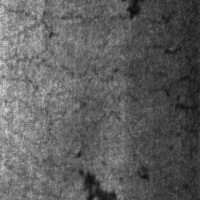
#> input picture data/raw/NEU-DET/train/images/crazing/crazing_104.jpg, 200 x 200 px; its folder holds only this picture in this run
$ jupyter execute --allow-errors 01-data_exploration.ipynb   (older library calls are emulated)
#> lines starting #> are read from the running program, lines starting #| are printed output that depends on the picture; long printed decimals are rounded
[cell 1]
import os
import cv2
import numpy as np
import pandas as pd

import matplotlib.pyplot as plt
import seaborn as sns

from pathlib import Path
from collections import Counter

plt.style.use("ggplot")

print("Libraries Loaded")

[cell 2]
TRAIN_DIR = "../data/raw/NEU-DET/train/images"
VAL_DIR = "../data/raw/NEU-DET/validation/images"

classes = sorted([
    d for d in os.listdir(TRAIN_DIR)
    if os.path.isdir(os.path.join(TRAIN_DIR, d))
])

print(classes)

[cell 3]
train_counts = {}
val_counts = {}

for cls in classes:

    train_path = os.path.join(TRAIN_DIR, cls)
    val_path = os.path.join(VAL_DIR, cls)

    train_counts[cls] = len([
        f for f in os.listdir(train_path)
        if f.endswith(".jpg")
    ])

    val_counts[cls] = len([
        f for f in os.listdir(val_path)
        if f.endswith(".jpg")
    ])

df_counts = pd.DataFrame({
    "Train": train_counts,
    "Validation": val_counts
})

df_counts

[cell 4]
total_train = sum(train_counts.values())
total_val = sum(val_counts.values())

print(f"Train Images      : {total_train}")
print(f"Validation Images : {total_val}")
print(f"Total Images      : {total_train + total_val}")

[cell 5]
plt.figure(figsize=(10,5))

df_counts.plot(kind="bar")

plt.title("Class Distribution")
plt.ylabel("Images")

plt.xticks(rotation=30)

plt.tight_layout()

plt.savefig("../figures/class_distribution.png")
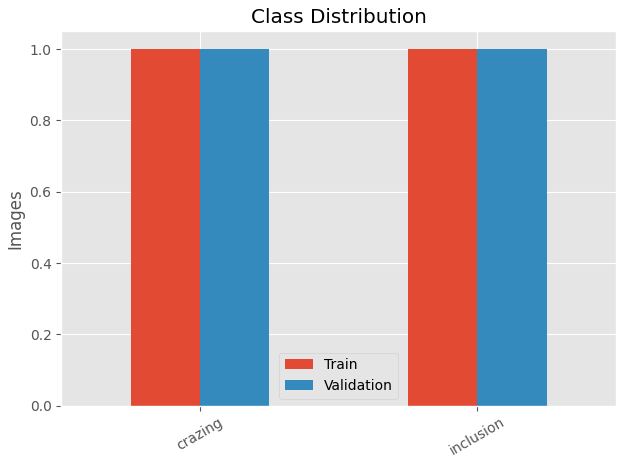
#> figure drawn by matplotlib, 1 panel

plt.show()

[cell 6]
fig, axes = plt.subplots(
    len(classes),
    5,
    figsize=(15,15)
)

#> (the rest of this cell did not finish here and is left out)

[cell 7]
heights = []
widths = []

for cls in classes:

    folder = os.path.join(TRAIN_DIR, cls)

    for file in os.listdir(folder):

        img = cv2.imread(
            os.path.join(folder, file)
        )
#> img is the input picture: shape (200, 200, 3); min 9, max 225, mean 94.4

        h, w = img.shape[:2]
#> h = 200; w = 200

        heights.append(h)
        widths.append(w)

print("Unique Heights:", np.unique(heights))
#| Unique Heights: [200]
print("Unique Widths :", np.unique(widths))
#| Unique Widths : [200]

[cell 8]
plt.figure(figsize=(12,4))

plt.subplot(1,2,1)
plt.hist(widths,bins=20)
plt.title("Width Distribution")

plt.subplot(1,2,2)
plt.hist(heights,bins=20)
plt.title("Height Distribution")

plt.tight_layout()

plt.show()
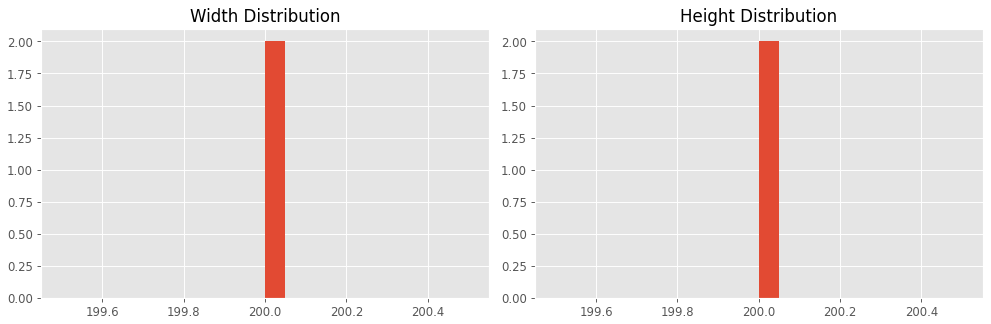
#> figure drawn by matplotlib, 2 panels; panel 1: tallest bar 2 high, from x = 200 to 200.1; panel 2: tallest bar 2 high, from x = 200 to 200.1

[cell 9]
pixel_sum = 0
pixel_sq_sum = 0
pixel_count = 0

for cls in classes:

    folder = os.path.join(TRAIN_DIR, cls)

    for file in os.listdir(folder):

        img = cv2.imread(
            os.path.join(folder,file),
            cv2.IMREAD_GRAYSCALE
        )
#> img: shape (200, 200); min 9, max 225, mean 94.4

        img = img / 255.0

        pixel_sum += np.sum(img)
#> pixel_sum = 14802.8
        pixel_sq_sum += np.sum(img**2)
#> pixel_sq_sum = 6150

        pixel_count += img.size
#> pixel_count = 40000

mean = pixel_sum / pixel_count
#> mean = 0.338

std = np.sqrt(
    pixel_sq_sum/pixel_count - mean**2
)
#> std = 0.101

print("Mean:", mean)
#| Mean: 0.3378
print("Std :", std)
#| Std : 0.1006

[cell 10]
brightness = {}

for cls in classes:

    values = []

    folder = os.path.join(TRAIN_DIR, cls)

    for file in os.listdir(folder):

        img = cv2.imread(
            os.path.join(folder,file),
            cv2.IMREAD_GRAYSCALE
        )

        values.append(
            img.mean()
        )

    brightness[cls] = np.mean(values)

brightness
#> Out = {'crazing': 94.37, 'inclusion': 77.91}

[cell 11]
plt.figure(figsize=(10,5))

sns.barplot(
    x=list(brightness.keys()),
    y=list(brightness.values())
)

plt.xticks(rotation=30)

plt.ylabel("Average Brightness")

plt.tight_layout()

plt.show()
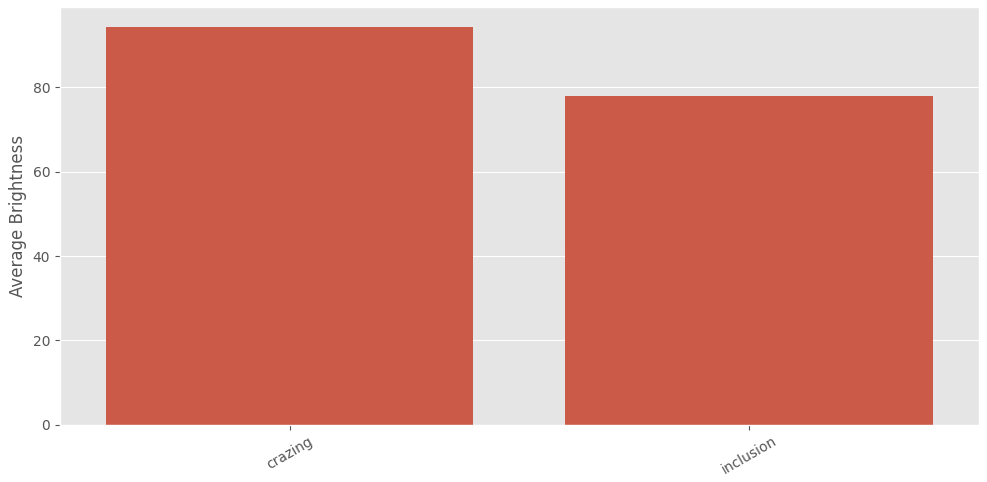
#> figure drawn by matplotlib, 1 panel

[cell 12]
texture_scores = []

for cls in classes:

    folder = os.path.join(TRAIN_DIR, cls)

    for file in os.listdir(folder):

        img = cv2.imread(
            os.path.join(folder,file),
            cv2.IMREAD_GRAYSCALE
        )

        score = cv2.Laplacian(
            img,
            cv2.CV_64F
        ).var()
#> score = 1026.6

        texture_scores.append(score)

print("Average Texture Score:",
      np.mean(texture_scores))
#| Average Texture Score: 521.029

[cell 13]
plt.figure(figsize=(10,5))

plt.hist(
    texture_scores,
    bins=40
)

plt.xlabel("Laplacian Variance")
plt.ylabel("Count")

plt.title("Texture Distribution")

plt.show()
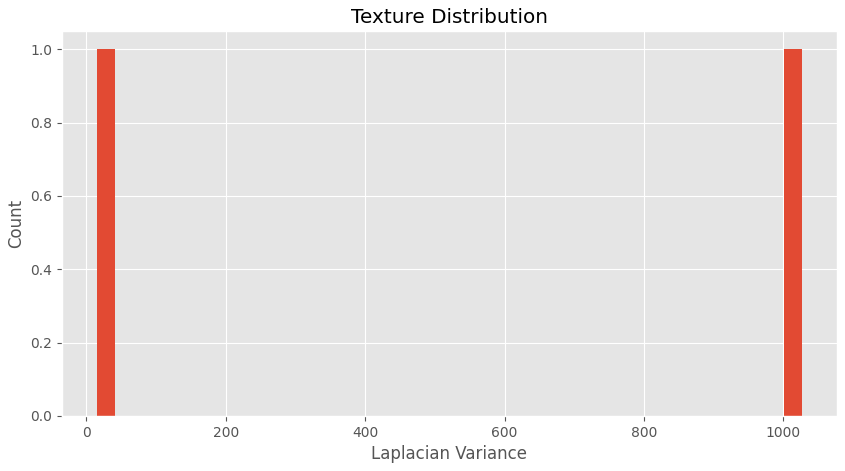
#> figure drawn by matplotlib, 1 panel
